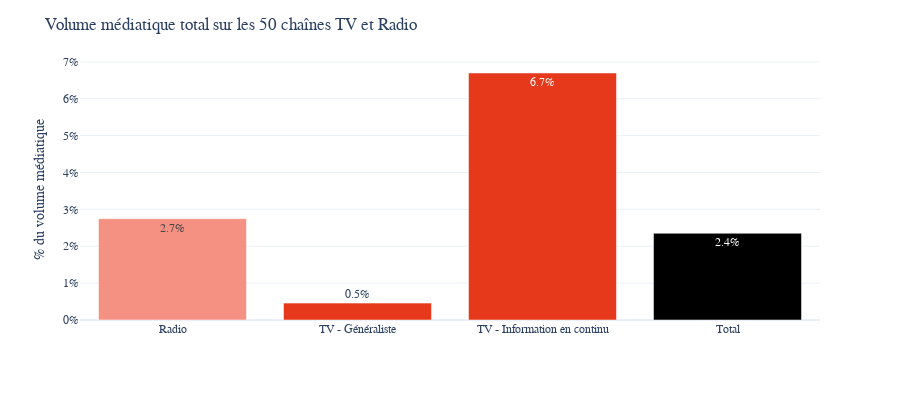

This figure's notebook cell:
### Code cell
fig = px.bar(media_time.reset_index(),x = "index",y = "media_part",height = 400,text_auto = ".1%")
fig.update_layout(yaxis_tickformat='0%',
                  title = "Volume médiatique total sur les 50 chaînes TV et Radio",
                  font_family="Poppins",yaxis_title="% du volume médiatique",xaxis_title = "")
fig.update_traces(marker_color=["#f49182",'#e6381b',"#e6381b"])
fig

### Figure 1 — Plotly figure (JSON) as saved in the notebook; plotly's stock layout.template omitted (floating-point values rounded to 4 significant figures)
{"data": [{"alignmentgroup": "True", "hovertemplate": "index=%{x}<br>media_part=%{y}<extra></extra>", "legendgroup": "", "marker": {"color": ["#f49182", "#e6381b", "#e6381b"], "pattern": {"shape": ""}}, "name": "", "offsetgroup": "", "orientation": "v", "showlegend": false, "textposition": "auto", "texttemplate": "%{y:.1%}", "x": ["Radio", "TV - Généraliste", "TV - Information en continu", "Total"], "xaxis": "x", "y": [0.02748, 0.004581, 0.06698, 0.02352], "yaxis": "y", "type": "bar"}], "layout": {"xaxis": {"anchor": "y", "domain": [0, 1], "title": {"text": ""}}, "yaxis": {"anchor": "x", "domain": [0, 1], "title": {"text": "% du volume médiatique"}, "tickformat": "0%"}, "legend": {"tracegroupgap": 0}, "margin": {"t": 60}, "barmode": "relative", "height": 400, "font": {"family": "Poppins"}, "title": {"text": "Volume médiatique total sur les 50 chaînes TV et Radio"}}}
